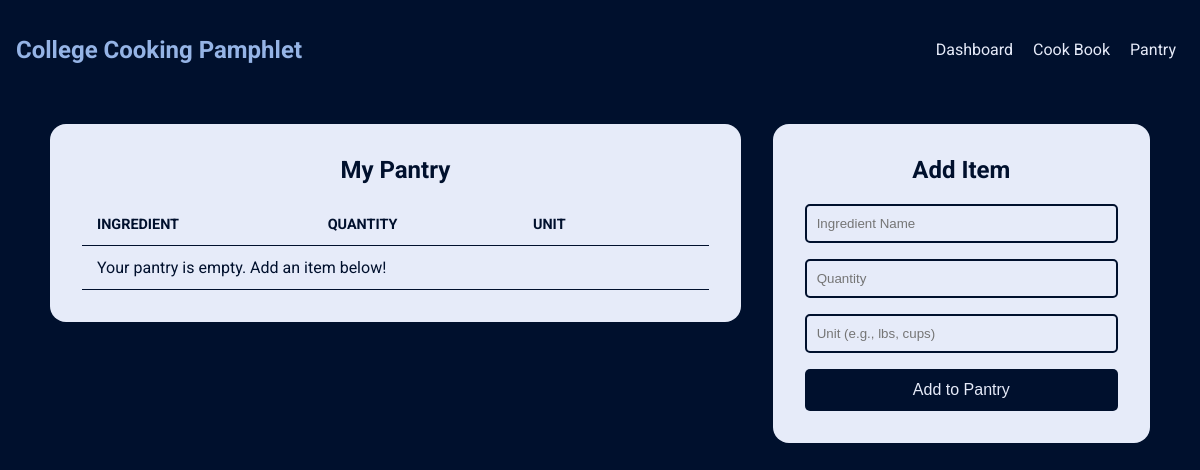
/pantry, run on an earlier commit of the app's database.
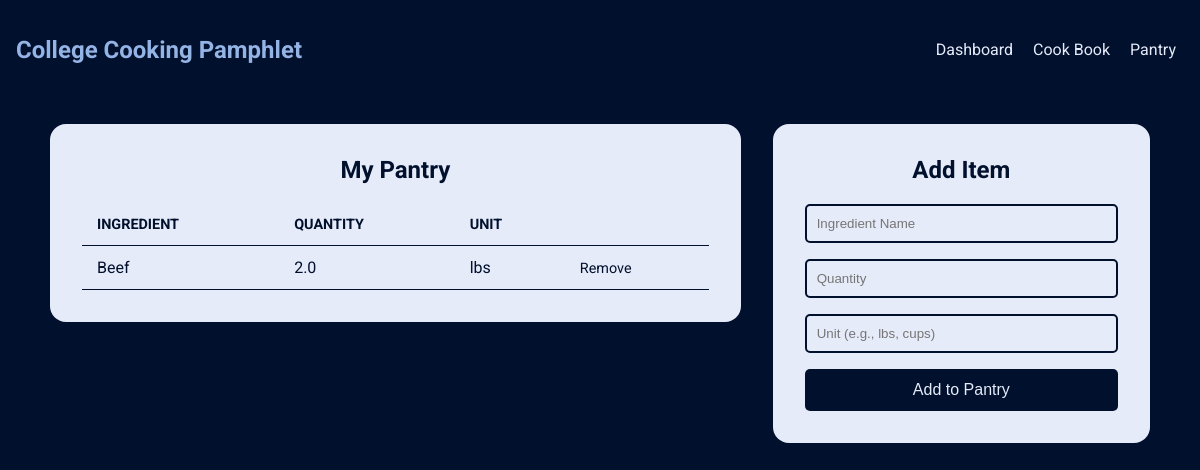
And on a later commit of the database.
### tables this page shows
CREATE TABLE inventory(id INTEGER PRIMARY KEY, name TEXT, quantity REAL, unit TEXT);

### webserver.py (the view)
@app.route("/pantry")
def pantry():
    inventory_items = sqlite.get_all_inventory()
    return render_template("pantry.html", items=inventory_items)

### sqlite.py (called while the page is built)
def get_all_inventory():
	try:
		conn = sqlite3.connect("database.db")
		c = conn.cursor()
		c.execute("SELECT * from inventory ORDER BY name")
		return c.fetchall()
	except Error as e:
		print(e)
	finally:
		if conn:
			conn.close()

### templates/pantry.html (shortened to what this page needs)
<!DOCTYPE html>
<html lang="en">
<head>
    <link rel="stylesheet" href="/static/styles.css" />
    <link rel="stylesheet" href="/static/pantry.css" />
</head>
<body>
    <header>
    <h2 class="title"><a href="/">College Cooking Pamphlet</a></h2>
    <div class="links">
      <a href="/">Dashboard</a>
      <a href="/cookbook">Cook Book</a>
      <a href="/pantry">Pantry</a>
    </div>
  </header>
  <div class="pantry-container">
    <div class="pantry-list">
        <h2>My Pantry</h2>
        <table>
            <thead>
                <tr>
                    <th>Ingredient</th>
                    <th>Quantity</th>
                    <th>Unit</th>
                    <th></th>
                </tr>
            </thead>
            <tbody>
                {% for item in items %}
                <tr>
                    <td>{{ item[1] }}</td>
                    <td>{{ item[2] }}</td>
                    <td>{{ item[3] }}</td>
                    <td><a href="/pantry/remove/{{ item[0] }}" class="remove-btn">Remove</a></td>
                </tr>
                {% else %}
                <tr>
                    <td colspan="4">Your pantry is empty. Add an item below!</td>
                </tr>
                {% endfor %}
            </tbody>
        </table>
    </div>
    <div class="pantry-add-form">
        <h2>Add Item</h2>
        <form action="/pantry/add" method="POST">
            <input type="text" name="name" placeholder="Ingredient Name" required>
            <input type="number" step="0.1" name="quantity" placeholder="Quantity" required>
            <input type="text" name="unit" placeholder="Unit (e.g., lbs, cups)" required>
            <button type="submit">Add to Pantry</button>
        </form>
    </div>
  </div>
</body>
</html>

What changed in the data, as far as the page shows it:
added inventory: name "Beef", quantity "2.0", unit "lbs"
Also different on the page:
text no longer shown: "Your pantry is empty. Add an item below!"
